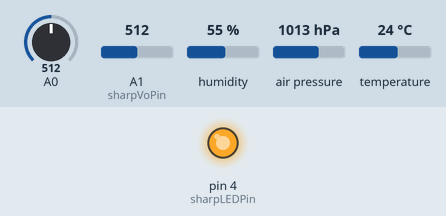
Simulated run of this sketch. Board: Arduino Uno, built with avr-gcc and run on an emulated ATmega328P. On the bench: output pins drawn as LEDs (lit = HIGH). Inputs (shaded band) come from the test bench; at power-on: A0 = 512, A1 (sharpVoPin) = 512, humidity 55 %, air pressure 1013 hPa, temperature 24 °C. No radio packets arrive unless stated; what the sketch prints to the serial monitor is not drawn.

Above: at 0.1 s.
Timing chart, 0 to 40.0 s (numbered marks = the images above):
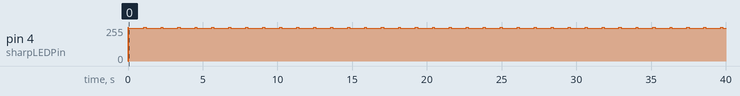

The sketch:

transmitter.ino
```cpp
#include <nRF24L01.h>       //header file for rf
#include <RF24.h>           //header file for rf
#include <RF24_config.h>    //header file for rf
#include <DHT.h>            //header file for DHT11
#include <Adafruit_BMP085.h>//header file for BMP180
#include <Wire.h>           ////header file for I2c protocol also supports for mpu
#define USE_AVG

#define DHTPIN 3                // Digital pin def for DHT 11. Don't connect to pin 0 or pin 1 can define for any other pin
#define DHTTYPE DHT11           // Define DHT11 module.
const int sharpLEDPin = 4;      // Arduino digital pin 7 connect to sensor LED.
const int sharpVoPin = A1;      //dust sensor
int sensorValue;


#ifdef USE_AVG
#define N 100
static unsigned long VoRawTotal = 0;
static int VoRawCount = 0;
#endif // USE_AVG

// Set the typical output voltage in Volts when there is zero dust.
static float Voc = 0.6;

// Use the typical sensitivity in units of V per 100ug/m3.
const float K = 0.5;


DHT dht(DHTPIN, DHTTYPE);       //create DHT object called dht.
Adafruit_BMP085 bmp;            //forward declearation.


RF24 transmit (9,8); //ce,csn                    //create RF24 object called transmit

byte address [5] = "00001";                     //set address to 00001

typedef struct
  {
    float temperature = 0;
    float humidity = 0;
    float pressure = 0;
    float altitude = 0;
//    float ax = 0;
//    float ay = 0;
//    float az = 0;
    float gs = 0;
    float ds = 0;
 }Package;

Package data;

void printFValue(String text, float value, String units, bool isLast = false) {
  Serial.print(text);
  Serial.print("=");
  Serial.print(value);
  Serial.print(units);
  if (!isLast) {
    Serial.print(", ");
  }
}

void setup() {
  Serial.begin(9600);
  dht.begin();  //dht
  bmp.begin();  //bmp
  // mpu
  pinMode(sharpLEDPin, OUTPUT);


            Wire.begin();


  //mpu
  transmit.begin();
  transmit.openWritingPipe(address);            //open writing pipe to address 00001
  transmit.setPALevel(RF24_PA_MIN);             //set RF power output to minimum
  transmit.setDataRate(RF24_250KBPS);           //set data rate to 250kbps
  transmit.setChannel(100);                               //set frequency to channel 100
  transmit.stopListening();
  }


void loop() {

digitalWrite(sharpLEDPin, LOW);
delayMicroseconds(280);
int VoRaw = analogRead(sharpVoPin);
digitalWrite(sharpLEDPin, HIGH);
delayMicroseconds(9620);
// Use averaging if needed.
  float Vo = VoRaw;
  #ifdef USE_AVG
  VoRawTotal += VoRaw;
  VoRawCount++;
  if ( VoRawCount >= N ) {
    Vo = 1.0 * VoRawTotal / N;
    VoRawCount = 0;
    VoRawTotal = 0;
  } else {
    return;
  }
  #endif // USE_AVG

  // Compute the output voltage in Volts.
  Vo = Vo / 1024.0 * 5.0;
  //printFValue("Vo", Vo*1000.0, "mV");

  // Convert to Dust Density in units of ug/m3.
  float dV = Vo - Voc;
  if ( dV < 0 ) {
    dV = 0;
    Voc = Vo;
  }
  float dustDensity = dV / K * 100.0;
//  printFValue("DustDensity", dustDensity, "ug/m3", true);
//  Serial.println("");


sensorValue = analogRead(0);
//Serial.print(sensorValue);
//Serial.println("  ");


  //dust


  data.temperature = dht.readTemperature();
  data.humidity = dht.readHumidity();
  data.pressure = bmp.readPressure();
  data.altitude = bmp.readAltitude(101500);

//  data.ax = gForceX;
//  data.ay = gForceY;
//  data.az = gForceZ;
  data.gs = sensorValue;
  data.ds = dustDensity;


        transmit.write(&data,sizeof(data));         //transmit temperature
        transmit.write(&data,sizeof(data));         //transmit humidity
        transmit.write(&data,sizeof(data));         //transmit pressure
        transmit.write(&data,sizeof(data));         //transmit altitude
//        transmit.write(&data,sizeof(data));         //transmit acceleration x
//        transmit.write(&data,sizeof(data));         //transmit acceleration y
//        transmit.write(&data,sizeof(data));         //transmit acceleration z
        transmit.write(&data,sizeof(data));         //gas Intensity
        transmit.write(&data,sizeof(data));         //dust


                                                      Serial.print(" Temp ");
                                                      Serial.print(data.temperature);                //print data to serial monitor
                                                      Serial.print(" °C    ");
                                                      Serial.print(" Humi ");
                                                      Serial.print(data.humidity,0);                   //print data to serial monitor
                                                      Serial.print(" %    ");
//                                                      Serial.print(" Press ");
//                                                      Serial.print(data.pressure,0);                   //print data to serial monitor
//                                                      Serial.print(" pascal    ");
//                                                      Serial.print(" Alti ");
//                                                      Serial.print(data.altitude);
//                                                      Serial.print(" m    ");

//                                                                    Serial.print(" ax: ");
//                                                                    Serial.print(data.ax);
//                                                                    Serial.print(" g ");
//
//                                                                    Serial.print(" ay: ");
//                                                                    Serial.print(data.ay);
//                                                                    Serial.print(" g ");
//
//                                                                    Serial.print(" az: ");
//                                                                    Serial.print(data.az);
//                                                                    Serial.print(" g ");

                                                                    Serial.print(" gas ");
                                                                    Serial.print(data.gs);
                                                                    Serial.print(" ");


                                                                    Serial.print(" Pollution ");
                                                                    Serial.print(data.ds);
                                                                    Serial.print(" mg/m^3 ");
                                                                    Serial.print("    \n");

                                                                    delay(100);

}


                           //delay to prevent false rainfall readings
```
